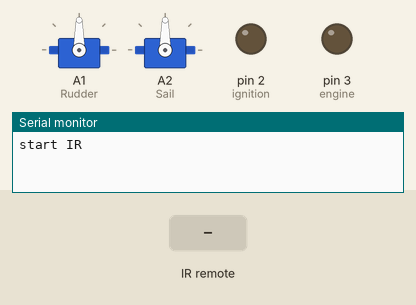
Recording of a sketch running on a simulated Arduino Uno, built with avr-gcc and run on an emulated ATmega328P. Shown: 2 × servo, output pins drawn as LEDs (lit = HIGH), the last lines printed to the serial monitor. The inputs (shaded band) are chosen by the test bench.

Above: at 1.2 s.
1.3 s: infrared code 0xFF22DD received
At 2.2 s:
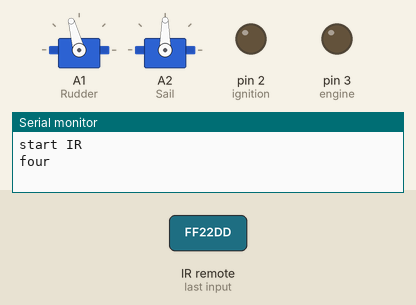
2.8 s: infrared code 0xFF5AA5 received
At 3.4 s:
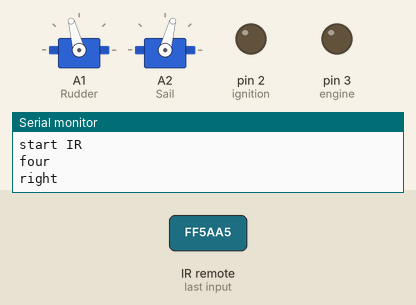
4.3 s: infrared code 0xFFC23D received
At 4.6 s:
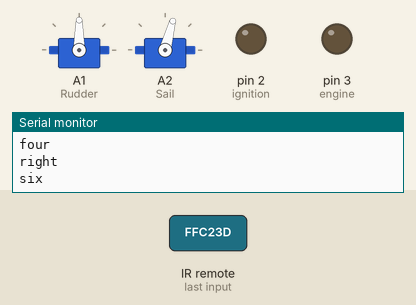
5.8 s: infrared code 0xFF906F received
At 7.1 s:
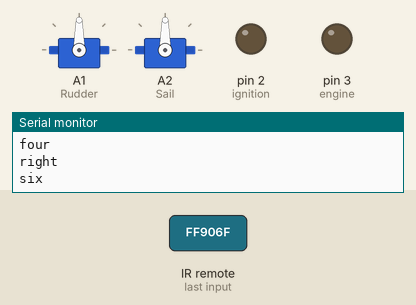
7.4 s: infrared code 0xFFC23D received
At 9.1 s:
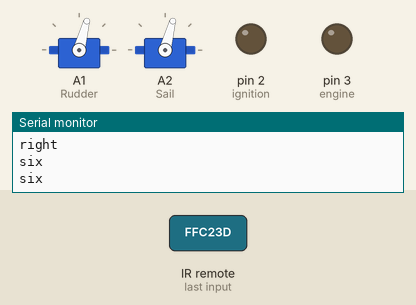
Timing chart, 0 to 10.6 s (numbered marks = the images above; inputs shaded):
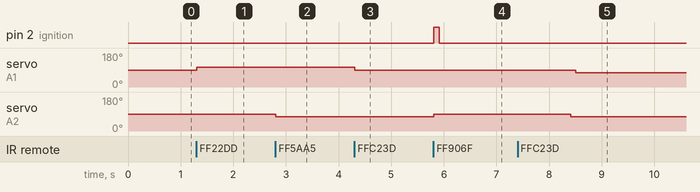

Measured:
- after the input at 1.3 s, servo on A1 (Rudder): 90° → 105° at once
- after the input at 2.8 s, servo on A2 (Sail): 90° → 75° at once
- after the input at 4.3 s, servo on A1 (Rudder): 105° → 90° at once
- after the input at 5.8 s, pin 2 (ignition): LOW → HIGH at once, → LOW 0.10 s later; servo on A2 (Sail): 75° → 90° at once
- after the input at 7.4 s, servo on A1 (Rudder): 90° → 75° after 1.1 s

The sketch:

Extreme_Engineering.ino
```cpp
#include <IRremote.h>
#include <Servo.h>

#define ONE 0xFFA25D
#define TWO 0xFF629D
#define THREE 0xFFE21D
#define FOUR 0xFF22DD
#define FIVE 0xFF02FD
#define SIX 0xFFC23D
#define SEVEN 0xFFE01F
#define EIGHT 0xFFA857
#define NINE 0xFF906F

#define RIGHT 0xFF5AA5
#define LEFT 0xFF10EF
#define UP 0xFF18E7
#define DOWN 0xFF4AB5


IRrecv irrecv(11);//Receive on pin 11
decode_results results;
Servo Sail; // create servo object to control a servo
Servo Rudder;
int posTop=90; // variable to store the servo position
int posBottom=90;
int Speed=15; // Number of degrees to move each time a left/right button is pressed
int acceleration;
long Previous; // Stores previous code to handle NEC repeat codes
int ignition = 2;
int engine = 3;
boolean engineOn = false;
void setup() {
  setupIR();
  setupPorts();
}

void loop() {
  if (irrecv.decode(&results)) {
    if(results.value==0xFFFFFFFF)
      results.value=Previous;
    if (results.value == NINE){
      ignitionLoop();
    }
    else {
      sailLoop();
    }
    irrecv.resume();
  }
  delay(100);
}

void setupIR() {
  Serial.begin(9600);
  irrecv.enableIRIn(); // Start the receiver
  Serial.println("start IR");
}

void setupPorts() {
  Rudder.attach(A1);
  Sail.attach(A2);  //attaches the servo on pin 1  the servo object
  pinMode(ignition, OUTPUT);
  pinMode(engine, OUTPUT);
}

void sailLoop() {

  switch(results.value) {
        case LEFT:
          posTop=min(360,posTop+Speed);
          Serial.println("left");
          break;
        case RIGHT:
          posTop=max(0,posTop-Speed);
          Serial.println("right");
          break;
        case FOUR:
          posBottom=min(360,posBottom+Speed);
          Serial.println("four");
          break;
        case SIX:
          posBottom=max(0,posBottom - Speed);
          Serial.println("six");
          break;
      }
      Sail.write(posTop); // tell servo to go to position in variable 'pos'
      Rudder.write(posBottom);
      Previous=results.value;
}


void ignitionLoop() {
  Sail.write(90);
  Rudder.write(90);
    digitalWrite(ignition, HIGH);   // turn the LED on (HIGH is the voltage level)
    delay(100);
    digitalWrite(ignition, LOW);
    delay(2500);
    Sail.write(posTop);
}
```
